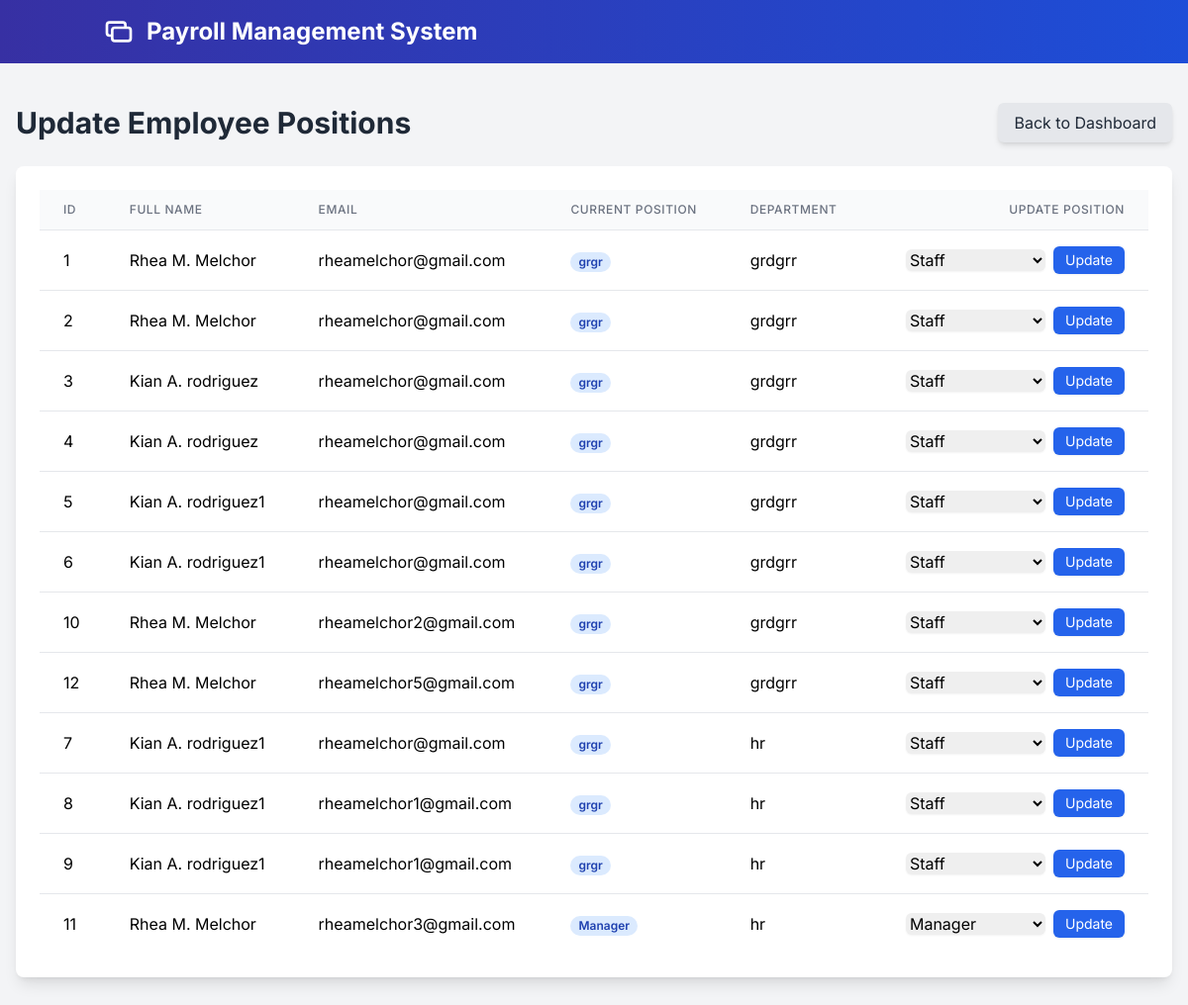
Page /hr/manager.php (signed in) on the committed database.
### tables this page shows
CREATE TABLE `employees` (
  `id` int(11) NOT NULL,
  `full_name` varchar(255) NOT NULL,
  `dob` date NOT NULL,
  `gender` enum('Male','Female','Other') NOT NULL,
  `contact_number` varchar(20) NOT NULL,
  `email` varchar(255) NOT NULL,
  `home_address` text NOT NULL,
  `image` varchar(255) DEFAULT NULL,
  `job_position` varchar(255) NOT NULL,
  `department` varchar(255) NOT NULL,
  `employee_type` enum('Regular','Probationary','Contractual') NOT NULL,
  `date_hired` date NOT NULL,
  `work_schedule` varchar(255) NOT NULL,
  `sss_number` varchar(50) NOT NULL,
  `philhealth_number` varchar(50) NOT NULL,
  `pagibig_number` varchar(50) NOT NULL,
  `tin` varchar(50) NOT NULL,
  `status` enum('Single','Married','Widowed','Divorced') NOT NULL,
  `salary_type` enum('Fixed','Hourly','Commission') NOT NULL,
  `basic_salary` decimal(10,2) NOT NULL,
  `overtime_bonus` tinyint(1) DEFAULT 0,
  `emergency_name` varchar(255) NOT NULL,
  `emergency_relationship` varchar(100) NOT NULL,
  `emergency_contact` varchar(20) NOT NULL,
  `created_at` timestamp NOT NULL DEFAULT current_timestamp(),
  `password` varchar(255) NOT NULL
);

### hr/manager.php (the view, shortened to what this page needs)
<?php
include '../config.php';
include '../components/header.php';
$available_positions = [
    'Staff' => 'Staff',
    'Supervisor' => 'Supervisor',
    'Team Lead' => 'Team Lead',
    'Manager' => 'Manager',
    'Senior Manager' => 'Senior Manager',
    'Director' => 'Director',
    'Executive' => 'Executive'
];
$employees = [];
$sql = "SELECT id, full_name, email, job_position, department FROM employees ORDER BY department ASC, job_position ASC";
$result = $conn->query($sql);
if ($result && $result->num_rows > 0) {
    $employees = $result->fetch_all(MYSQLI_ASSOC);
}
?>
<main class="bg-gray-100 min-h-screen py-10">
    <div class="container mx-auto px-4 max-w-7xl">
        <div class="flex justify-between items-center mb-6">
            <h1 class="text-3xl font-bold text-gray-800">Update Employee Positions</h1>
            <a href="hr_dashboard.php"
                class="bg-gray-200 text-gray-800 px-4 py-2 rounded-md shadow-md hover:bg-gray-300 transition">
                Back to Dashboard
            </a>
        </div>
        <div class="bg-white shadow-lg rounded-lg p-6">
            <table class="min-w-full divide-y divide-gray-200">
                <thead class="bg-gray-50">
                    <tr>
                        <th class="px-6 py-3 text-left text-xs font-medium text-gray-500 uppercase tracking-wider">ID</th>
                        <th class="px-6 py-3 text-left text-xs font-medium text-gray-500 uppercase tracking-wider">Full Name</th>
                        <th class="px-6 py-3 text-left text-xs font-medium text-gray-500 uppercase tracking-wider">Email</th>
                        <th class="px-6 py-3 text-left text-xs font-medium text-gray-500 uppercase tracking-wider">Current Position</th>
                        <th class="px-6 py-3 text-left text-xs font-medium text-gray-500 uppercase tracking-wider">Department</th>
                        <th class="px-6 py-3 text-right text-xs font-medium text-gray-500 uppercase tracking-wider">Update Position</th>
                    </tr>
                </thead>
                <tbody class="bg-white divide-y divide-gray-200">
                    <?php if (!empty($employees)): ?>
                        <?php foreach ($employees as $employee): ?>
                            <tr>
                                <td class="px-6 py-4 whitespace-nowrap"><?php echo $employee['id']; ?></td>
                                <td class="px-6 py-4 whitespace-nowrap"><?php echo htmlspecialchars($employee['full_name']); ?></td>
                                <td class="px-6 py-4 whitespace-nowrap"><?php echo htmlspecialchars($employee['email']); ?></td>
                                <td class="px-6 py-4 whitespace-nowrap">
                                    <span class="px-2 inline-flex text-xs leading-5 font-semibold rounded-full bg-blue-100 text-blue-800">
                                        <?php echo htmlspecialchars($employee['job_position']); ?>
                                    </span>
                                </td>
                                <td class="px-6 py-4 whitespace-nowrap"><?php echo htmlspecialchars($employee['department']); ?></td>
                                <td class="px-6 py-4 whitespace-nowrap text-right">
                                    <form method="POST" class="flex justify-end items-center space-x-2" onsubmit="return confirm('Are you sure you want to update this employee\'s position?');">
                                        <select name="new_position" class="rounded-md border-gray-300 shadow-sm focus:border-blue-300 focus:ring focus:ring-blue-200 focus:ring-opacity-50">
                                            <?php foreach ($available_positions as $position_key => $position_label): ?>
                                                <option value="<?php echo $position_key; ?>" <?php echo ($employee['job_position'] === $position_key) ? 'selected' : ''; ?>>
                                                    <?php echo $position_label; ?>
                                                </option>
                                            <?php endforeach; ?>
                                        </select>
                                        <button type="submit" name="promote_employee"
                                            class="bg-blue-600 text-white px-3 py-1 rounded-md shadow-sm hover:bg-blue-700 transition text-sm">
                                            Update
                                        </button>
                                    </form>
                                </td>
                            </tr>
                        <?php endforeach; ?>
                    <?php else: ?>
                        <tr>
                            <td colspan="6" class="px-6 py-4 text-center text-gray-500">No employees found.</td>
                        </tr>
                    <?php endif; ?>
                </tbody>
            </table>
        </div>
    </div>
</main>
<?php include '../components/footer.php'; ?>

### components/header.php (style rules this page uses)
body { font-family: 'Inter', sans-serif; }

### rows in the picture
employees: id "1", full_name "Rhea M. Melchor", email "rheamelchor@gmail.com", job_position "grgr", department "grdgrr"
employees: id "2", full_name "Rhea M. Melchor", email "rheamelchor@gmail.com", job_position "grgr", department "grdgrr"
employees: id "3", full_name "Kian A. rodriguez", email "rheamelchor@gmail.com", job_position "grgr", department "grdgrr"
employees: id "4", full_name "Kian A. rodriguez", email "rheamelchor@gmail.com", job_position "grgr", department "grdgrr"
employees: id "5", full_name "Kian A. rodriguez1", email "rheamelchor@gmail.com", job_position "grgr", department "grdgrr"
employees: id "6", full_name "Kian A. rodriguez1", email "rheamelchor@gmail.com", job_position "grgr", department "grdgrr"
employees: id "10", full_name "Rhea M. Melchor", email "rheamelchor2@gmail.com", job_position "grgr", department "grdgrr"
employees: id "12", full_name "Rhea M. Melchor", email "rheamelchor5@gmail.com", job_position "grgr", department "grdgrr"
employees: id "7", full_name "Kian A. rodriguez1", email "rheamelchor@gmail.com", job_position "grgr", department "hr"
employees: id "8", full_name "Kian A. rodriguez1", email "rheamelchor1@gmail.com", job_position "grgr", department "hr"
employees: id "9", full_name "Kian A. rodriguez1", email "rheamelchor1@gmail.com", job_position "grgr", department "hr"
employees: id "11", full_name "Rhea M. Melchor", email "rheamelchor3@gmail.com", job_position "Manager", department "hr", new_position "Manager"

### other values in the picture
form field new_position "Staff"
